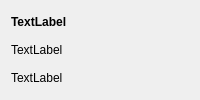
<?xml version="1.0" encoding="UTF-8"?>
<ui version="4.0">
 <class>NoteTreeWidgetItem</class>
 <widget class="QWidget" name="NoteTreeWidgetItem">
  <property name="autoFillBackground">
   <bool>true</bool>
  </property>
  <layout class="QVBoxLayout" name="verticalLayout">
   <item>
    <widget class="QLabel" name="nameLabel">
     <property name="font">
      <font>
       <weight>75</weight>
       <bold>true</bold>
      </font>
     </property>
     <property name="text">
      <string>TextLabel</string>
     </property>
    </widget>
   </item>
   <item>
    <widget class="QLabel" name="dateLabel">
     <property name="text">
      <string>TextLabel</string>
     </property>
    </widget>
   </item>
   <item>
    <widget class="QLabel" name="textLabel">
     <property name="text">
      <string>TextLabel</string>
     </property>
    </widget>
   </item>
  </layout>
 </widget>
 <resources/>
 <connections/>
</ui>
